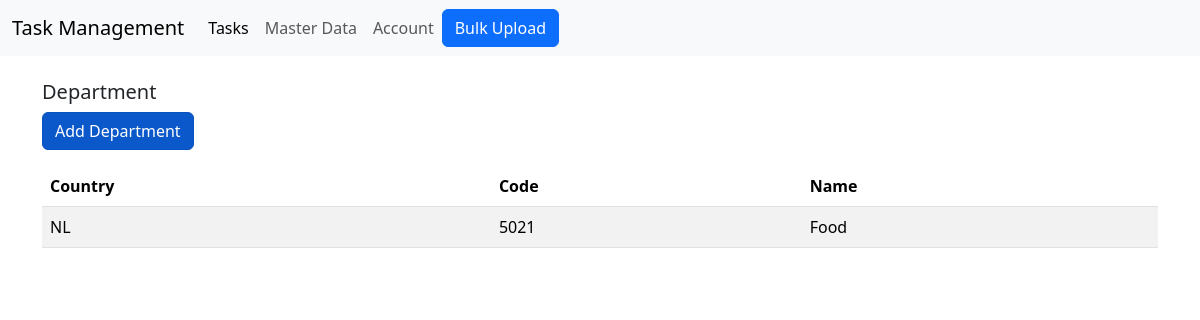
Screenshot of /department (signed in) with the database file from the repository.
### tasks/models.py (models this page shows, shortened)
class Department(models.Model):
    country = models.ForeignKey(Country,on_delete=models.CASCADE, related_name='department')
    department_code = models.IntegerField()
    department_name = models.CharField(max_length = 30)

class Country(models.Model):
    name = models.CharField(max_length=20)
    def __str__(self):
        return f'{self.name} '

### tasks/views.py (the view)
# urls.py: path("department", views.department, name = "department"),
@login_required(login_url='login')
def department(request):
    department = models.Department.objects.all()
    return render(request, "tasks/department.html", {"department": department})

### tasks/templates/tasks/department.html (shortened to what this page needs)
{% include "base.html" %}
{% block body %}
<div class="container mt-4">
    <h5>Department</h5>
    <a href="{% url "department_add" %}" class="btn btn-primary  active" role="button" aria-pressed="true">Add Department</a>
    <table class="table table-striped">
        <thead>
            <tr>
                <th>Country</th>
                <th>Code</th>
                <th>Name</th>
            </tr>
        </thead>
        <tbody>
            {% for site in department %}
            <tr>
                <td>{{ site.country }}</td>
                <td>{{ site.department_code }}</td>
                <td>{{ site.department_name }}</td>
            </tr>
            {% endfor %}
        </tbody>
    </table>
{% endblock body %}

### rows the page displays
Department: country "NL", department_code "5021", department_name "Food"
